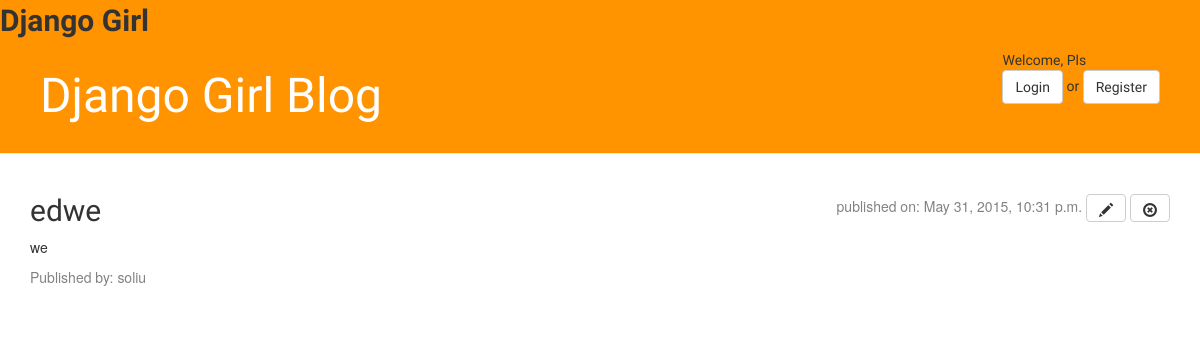
The app's page /post/13/, older data.
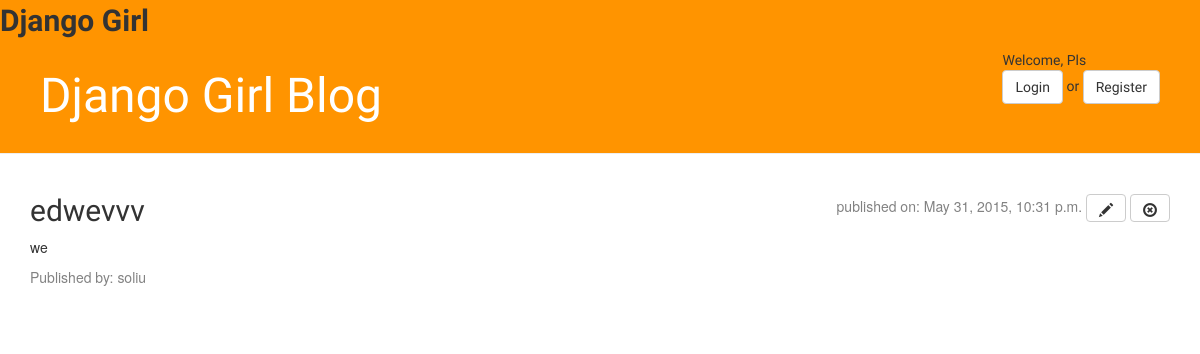
The same page, newer data.
### blog/models.py (models this page shows, shortened)
class Post(models.Model):
    author=models.ForeignKey('auth.User')
    title=models.CharField(max_length=200)
    text=models.TextField()
    created_date=models.DateTimeField(default=timezone.now)
    published_date=models.DateTimeField(blank=True, null=True)

### blog/views.py (the view)
# urls.py: url(r'^post/(?P<pk>[0-9]+)/$',views.post_detail),
def post_detail(request,pk):
    post=get_object_or_404(Post,pk=pk)
    return render(request,"detail.html",{ 'post': post })

### blog/templates/detail.html
{% extends 'base.html' %}
{% block content%}
<div class="post">
    <div class="rfloat">
        {% if post.published_date %}
        <span class="date">published on: {{post.published_date}}</span>
        {%else%}
         <span class="editbtn"> <a class="btn btn-default" href="{% url 'post_publish' pk=post.pk%}">Publish</a> </span>
        {% endif %}
        <span class="editbtn"> <a class="btn btn-default" href="{% url 'post_edit' pk=post.pk%}"><span class="glyphicon glyphicon-pencil"></span> </a> </span>
        <span class="editbtn"> <a class="btn btn-default" href="{% url 'post_remove' pk=post.pk%}"><span class="glyphicon glyphicon-remove-circle"></span> </a> </span>
    </div>
    <h2>{{post.title}}</h2>
    <p>
        {{post.text|linebreaksbr}}
    </p>
    <div class="publisher">Published by: {{post.author.username}}</div>
</div>
{% endblock %}

Row changes from the older to the newer data that the page shows:
changed Post "we": title "edwe" → "edwevvv"
